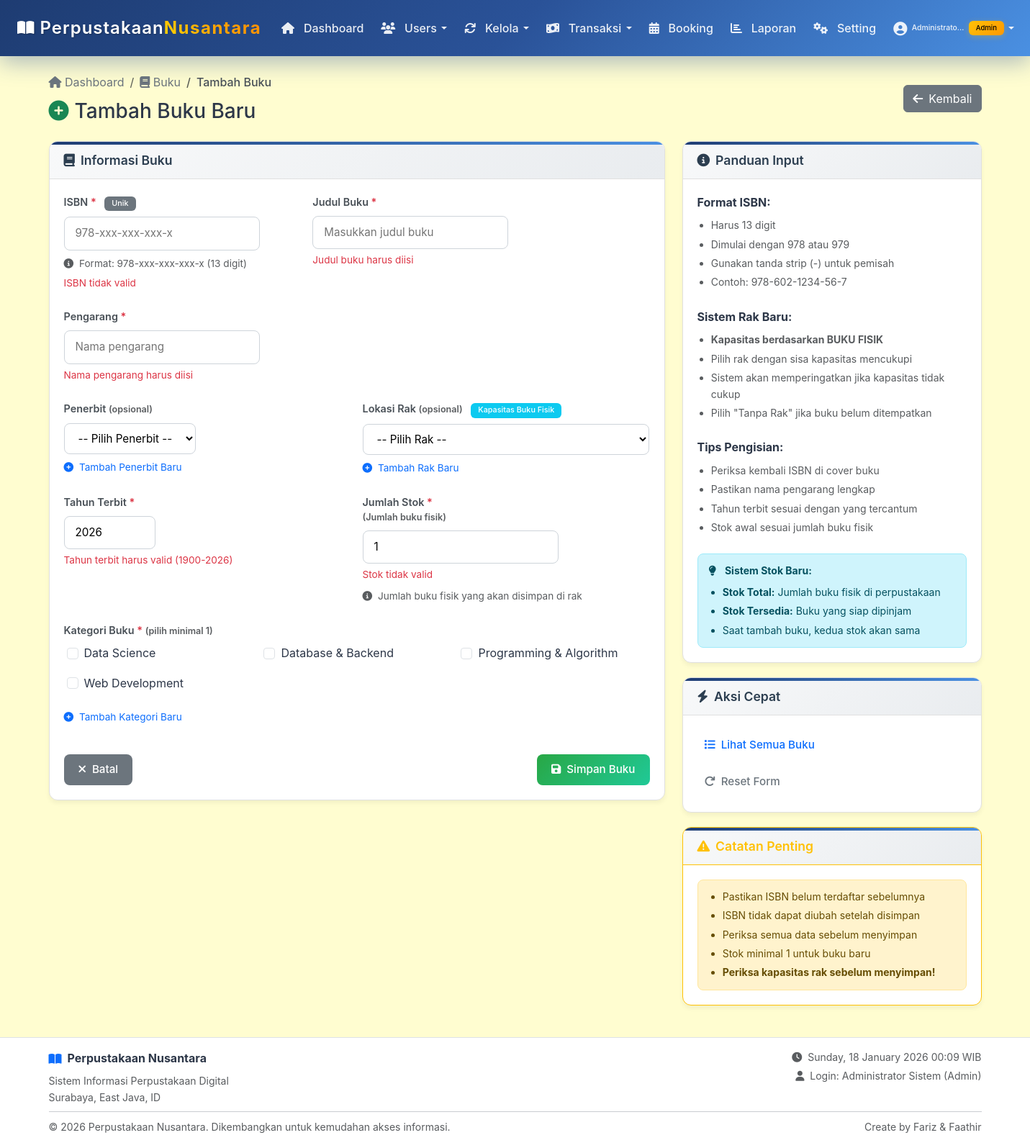
The app's page /admin/buku/tambah.php (signed in) with its own data.
### tables this page shows
CREATE TABLE `kategori` (
  `id_kategori` int(11) NOT NULL,
  `nama_kategori` varchar(50) NOT NULL,
  `deskripsi` text DEFAULT NULL,
  `created_at` timestamp NOT NULL DEFAULT current_timestamp()
);

### includes/functions.php (called while the page is built, shortened)
<?php
if (!function_exists('getKategoriList')) {
    function getKategoriList() {
        global $conn;
        try {
            $stmt = $conn->query("SELECT * FROM kategori ORDER BY nama_kategori ASC");
            return $stmt->fetchAll();
        } catch (Exception $e) {
            return [];
        }
    }
}
?>

### admin/buku/tambah.php (the view, shortened to what this page needs)
<?php
require_once '../../includes/auth.php';
require_once '../../includes/functions.php';
$kategori_list = getKategoriList();
include '../../includes/header.php';
?>
<div class="container py-4">
    <div class="d-flex justify-content-between align-items-center mb-4">
        <div>
            <nav aria-label="breadcrumb">
                <ol class="breadcrumb">
                    <li class="breadcrumb-item">
                        <a href="../dashboard.php"><i class="fas fa-home"></i> Dashboard</a>
                    </li>
                    <li class="breadcrumb-item">
                        <a href="index.php"><i class="fas fa-book"></i> Buku</a>
                    </li>
                    <li class="breadcrumb-item active">Tambah Buku</li>
                </ol>
            </nav>
            <h1 class="h3 mb-0">
                <i class="fas fa-plus-circle me-2 text-success"></i>Tambah Buku Baru
            </h1>
        </div>
        <div>
            <a href="index.php" class="btn btn-secondary">
                <i class="fas fa-arrow-left me-2"></i>Kembali
            </a>
        </div>
    </div>
    <div class="row">
        <div class="col-lg-8">
            <div class="modern-card">
                <div class="card-header-modern">
                    <h5 class="card-title-modern mb-0">
                        <i class="fas fa-book me-2"></i>Informasi Buku
                    </h5>
                </div>
                <div class="card-body">
                    <form method="POST" id="bookForm" novalidate>
                        <div class="row g-3 mb-4">
                            <div class="col-md-5">
                                <label class="form-label-modern" for="isbn">
                                    ISBN <span class="text-danger">*</span>
                                    <span class="badge bg-secondary ms-2">Unik</span>
                                </label>
                                <input type="text"
                                       name="isbn"
                                       id="isbn"
                                       class="form-control-modern"
                                       placeholder="978-xxx-xxx-xxx-x"
                                       value="<?= isset($_POST['isbn']) ? htmlspecialchars($_POST['isbn']) : '' ?>"
                                       maxlength="17"
                                       required>
                                <div class="form-text mt-2">
                                    <i class="fas fa-info-circle me-1"></i>
                                    Format: 978-xxx-xxx-xxx-x (13 digit)
                                </div>
                                <div class="invalid-feedback">ISBN tidak valid</div>
                            </div>
                            <div class="col-md-7">
                                <label class="form-label-modern" for="judul">
                                    Judul Buku <span class="text-danger">*</span>
                                </label>
                                <input type="text"
                                       name="judul"
                                       id="judul"
                                       class="form-control-modern"
                                       placeholder="Masukkan judul buku"
                                       value="<?= isset($_POST['judul']) ? htmlspecialchars($_POST['judul']) : '' ?>"
                                       required>
                                <div class="invalid-feedback">Judul buku harus diisi</div>
                            </div>
                        </div>
                        <div class="mb-4">
                            <label class="form-label-modern" for="pengarang">
                                Pengarang <span class="text-danger">*</span>
                            </label>
                            <input type="text"
                                   name="pengarang"
                                   id="pengarang"
                                   class="form-control-modern"
                                   placeholder="Nama pengarang"
                                   value="<?= isset($_POST['pengarang']) ? htmlspecialchars($_POST['pengarang']) : '' ?>"
                                   required>
                            <div class="invalid-feedback">Nama pengarang harus diisi</div>
                        </div>
                        <div class="row g-3 mb-4">
                            <div class="col-md-6">
                                <label class="form-label-modern" for="id_penerbit">
                                    Penerbit <small class="text-muted">(opsional)</small>
                                </label>
                                <select name="id_penerbit" id="id_penerbit" class="form-control-modern">
                                    <option value="">-- Pilih Penerbit --</option>
                                </select>
                                <div class="form-text mt-2">
                                    <a href="../penerbit/tambah.php" target="_blank" class="text-primary text-decoration-none">
                                        <i class="fas fa-plus-circle me-1"></i> Tambah Penerbit Baru
                                    </a>
                                </div>
                            </div>
                            <div class="col-md-6">
                                <label class="form-label-modern" for="id_rak">
                                    Lokasi Rak <small class="text-muted">(opsional)</small>
                                    <span class="badge bg-info ms-2">Kapasitas Buku Fisik</span>
                                </label>
                                <select name="id_rak" id="id_rak" class="form-control-modern">
                                    <option value="">-- Pilih Rak --</option>
                                </select>
                                <div class="form-text mt-2">
                                    <a href="../rak/tambah.php" target="_blank" class="text-primary text-decoration-none">
                                        <i class="fas fa-plus-circle me-1"></i> Tambah Rak Baru
                                    </a>
                                </div>
                            </div>
                        </div>
                        <div class="row g-3 mb-4">
                            <div class="col-md-6">
                                <label class="form-label-modern" for="tahun">
                                    Tahun Terbit <span class="text-danger">*</span>
                                </label>
                                <input type="number"
                                       name="tahun"
                                       id="tahun"
                                       class="form-control-modern"
                                       placeholder="<?= date('Y') ?>"
                                       min="1900"
                                       max="<?= date('Y') ?>"
                                       value="<?= isset($_POST['tahun']) ? $_POST['tahun'] : date('Y') ?>"
                                       required>
                                <div class="invalid-feedback">Tahun terbit harus valid (1900-<?= date('Y') ?>)</div>
                            </div>
                            <div class="col-md-6">
                                <label class="form-label-modern" for="stok">
                                    Jumlah Stok <span class="text-danger">*</span>
                                    <small class="text-muted d-block">(Jumlah buku fisik)</small>
                                </label>
                                <input type="number"
                                       name="stok"
                                       id="stok"
                                       class="form-control-modern"
                                       placeholder="0"
                                       min="1"
                                       value="<?= isset($_POST['stok']) ? $_POST['stok'] : '1' ?>"
                                       required>
                                <div class="invalid-feedback">Stok tidak valid</div>
                                <div class="form-text mt-2">
                                    <i class="fas fa-info-circle me-1"></i>
                                    Jumlah buku fisik yang akan disimpan di rak
                                </div>
                            </div>
                        </div>
                        <div class="mb-4">
                            <label class="form-label-modern">
                                Kategori Buku <span class="text-danger">*</span>
                                <small class="text-muted">(pilih minimal 1)</small>
                            </label>
                            <div class="row g-2 mb-3">
                                <?php foreach ($kategori_list as $kategori): ?>
                                    <div class="col-md-6 col-lg-4">
                                        <div class="form-check">
                                            <input class="form-check-input"
                                                   type="checkbox"
                                                   name="kategori[]"
                                                   value="<?= $kategori['id_kategori'] ?>"
                                                   id="kategori_<?= $kategori['id_kategori'] ?>"
                                                   <?= (isset($_POST['kategori']) && in_array($kategori['id_kategori'], $_POST['kategori'])) ? 'checked' : '' ?>>
                                            <label class="form-check-label" for="kategori_<?= $kategori['id_kategori'] ?>">
                                                <?= htmlspecialchars($kategori['nama_kategori']) ?>
                                            </label>
                                        </div>
                                    </div>
                                <?php endforeach; ?>
                            </div>
                            <div class="form-text">
                                <a href="../kategori/tambah.php" target="_blank" class="text-primary text-decoration-none">
                                    <i class="fas fa-plus-circle me-1"></i> Tambah Kategori Baru
                                </a>
                            </div>
                        </div>
                        <div class="d-flex justify-content-between pt-3">
                            <a href="index.php" class="btn btn-secondary btn-modern">
                                <i class="fas fa-times me-2"></i>Batal
                            </a>
                            <button type="submit" name="tambah_buku" class="btn btn-success-modern btn-modern" id="submitBtn">
                                <i class="fas fa-save me-2"></i>Simpan Buku
                            </button>
                        </div>
                    </form>
                </div>
            </div>
        </div>
        <div class="col-lg-4">
            <div class="modern-card">
                <div class="card-header-modern">
                    <h6 class="card-title-modern mb-0">
                        <i class="fas fa-info-circle me-2"></i>Panduan Input
                    </h6>
                </div>
                <div class="card-body">
                    <div class="mb-4">
                        <strong class="d-block mb-2">Format ISBN:</strong>
                        <ul class="small text-muted mb-0">
                            <li>Harus 13 digit</li>
                            <li>Dimulai dengan 978 atau 979</li>
                            <li>Gunakan tanda strip (-) untuk pemisah</li>
                            <li>Contoh: 978-602-1234-56-7</li>
                        </ul>
                    </div>
                    <div class="mb-4">
                        <strong class="d-block mb-2">Sistem Rak Baru:</strong>
                        <ul class="small text-muted mb-0">
                            <li><strong>Kapasitas berdasarkan BUKU FISIK</strong></li>
                            <li>Pilih rak dengan sisa kapasitas mencukupi</li>
                            <li>Sistem akan memperingatkan jika kapasitas tidak cukup</li>
                            <li>Pilih "Tanpa Rak" jika buku belum ditempatkan</li>
                        </ul>
                    </div>
                    <div class="mb-4">
                        <strong class="d-block mb-2">Tips Pengisian:</strong>
                        <ul class="small text-muted mb-0">
                            <li>Periksa kembali ISBN di cover buku</li>
                            <li>Pastikan nama pengarang lengkap</li>
                            <li>Tahun terbit sesuai dengan yang tercantum</li>
                            <li>Stok awal sesuai jumlah buku fisik</li>
                        </ul>
                    </div>
                    <div class="alert alert-info small mb-0">
                        <i class="fas fa-lightbulb me-2"></i>
                        <strong>Sistem Stok Baru:</strong>
                        <ul class="mt-2 mb-0">
                            <li><strong>Stok Total:</strong> Jumlah buku fisik di perpustakaan</li>
                            <li><strong>Stok Tersedia:</strong> Buku yang siap dipinjam</li>
                            <li>Saat tambah buku, kedua stok akan sama</li>
                        </ul>
                    </div>
                </div>
            </div>
            <div class="modern-card">
                <div class="card-header-modern">
                    <h6 class="card-title-modern mb-0">
                        <i class="fas fa-bolt me-2"></i>Aksi Cepat
                    </h6>
                </div>
                <div class="card-body">
                    <div class="d-grid gap-2">
                        <a href="index.php" class="btn btn-outline-primary btn-modern">
                            <i class="fas fa-list me-2"></i>Lihat Semua Buku
                        </a>
                        <button type="button" class="btn btn-outline-secondary btn-modern" onclick="resetForm()">
                            <i class="fas fa-redo me-2"></i>Reset Form
                        </button>
                    </div>
                </div>
            </div>
            <div class="modern-card border-warning">
                <div class="card-header-modern bg-warning bg-opacity-10 border-warning">
                    <h6 class="card-title-modern mb-0 text-warning">
                        <i class="fas fa-exclamation-triangle me-2"></i>Catatan Penting
                    </h6>
                </div>
                <div class="card-body">
                    <div class="alert alert-warning small mb-0">
                        <ul class="mb-0">
                            <li>Pastikan ISBN belum terdaftar sebelumnya</li>
                            <li>ISBN tidak dapat diubah setelah disimpan</li>
                            <li>Periksa semua data sebelum menyimpan</li>
                            <li>Stok minimal 1 untuk buku baru</li>
                            <li><strong>Periksa kapasitas rak sebelum menyimpan!</strong></li>
                        </ul>
                    </div>
                </div>
            </div>
        </div>
    </div>
</div>
<?php include '../../includes/footer.php'; ?>

### records on screen
kategori: nama_kategori "Data Science"
kategori: nama_kategori "Database & Backend"
kategori: nama_kategori "Programming & Algorithm"
kategori: nama_kategori "Web Development"

### other values on screen
strlen($nama) > 12 ? substr($nama, 0, 12) . '...' : $nama "Administrato..."
$badge_text "Admin"
SITE_NAME "Perpustakaan Nusantara"
$SISTEM['alamat_perpustakaan'] "Surabaya, East Java, ID"
$current_user['nama'] "Administrator Sistem"
str_replace('_', ' ', $current_user['role']) "Admin"
